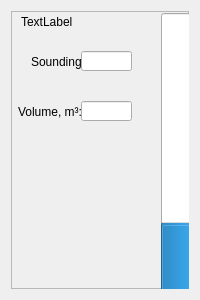
<?xml version="1.0" encoding="UTF-8"?>
<ui version="4.0">
 <class>MiscSmallForm</class>
 <widget class="QWidget" name="MiscSmallForm">
  <property name="geometry">
   <rect>
    <x>0</x>
    <y>0</y>
    <width>200</width>
    <height>300</height>
   </rect>
  </property>
  <property name="minimumSize">
   <size>
    <width>200</width>
    <height>300</height>
   </size>
  </property>
  <property name="maximumSize">
   <size>
    <width>200</width>
    <height>300</height>
   </size>
  </property>
  <property name="windowTitle">
   <string>Form</string>
  </property>
  <layout class="QHBoxLayout" name="horizontalLayout">
   <item>
    <widget class="QFrame" name="frame">
     <property name="frameShape">
      <enum>QFrame::StyledPanel</enum>
     </property>
     <property name="frameShadow">
      <enum>QFrame::Raised</enum>
     </property>
     <widget class="QProgressBar" name="progressBar">
      <property name="geometry">
       <rect>
        <x>150</x>
        <y>2</y>
        <width>31</width>
        <height>281</height>
       </rect>
      </property>
      <property name="value">
       <number>24</number>
      </property>
      <property name="orientation">
       <enum>Qt::Vertical</enum>
      </property>
     </widget>
     <widget class="QLabel" name="tankNameLabel">
      <property name="geometry">
       <rect>
        <x>10</x>
        <y>0</y>
        <width>131</width>
        <height>21</height>
       </rect>
      </property>
      <property name="text">
       <string>TextLabel</string>
      </property>
     </widget>
     <widget class="QLabel" name="label_2">
      <property name="geometry">
       <rect>
        <x>20</x>
        <y>40</y>
        <width>51</width>
        <height>21</height>
       </rect>
      </property>
      <property name="text">
       <string>Sounding:</string>
      </property>
     </widget>
     <widget class="QLineEdit" name="lineEdit">
      <property name="geometry">
       <rect>
        <x>70</x>
        <y>40</y>
        <width>51</width>
        <height>20</height>
       </rect>
      </property>
     </widget>
     <widget class="QLabel" name="label">
      <property name="geometry">
       <rect>
        <x>0</x>
        <y>90</y>
        <width>71</width>
        <height>21</height>
       </rect>
      </property>
      <property name="text">
       <string>Volume, m³:</string>
      </property>
      <property name="alignment">
       <set>Qt::AlignRight|Qt::AlignTrailing|Qt::AlignVCenter</set>
      </property>
     </widget>
     <widget class="QLineEdit" name="lineEdit_2">
      <property name="geometry">
       <rect>
        <x>70</x>
        <y>90</y>
        <width>51</width>
        <height>20</height>
       </rect>
      </property>
     </widget>
    </widget>
   </item>
  </layout>
 </widget>
 <resources/>
 <connections/>
</ui>
